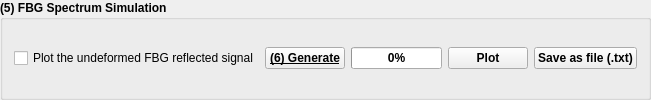
         <widget class="QGroupBox" name="groupBox_8">
          <property name="sizePolicy">
           <sizepolicy hsizetype="Preferred" vsizetype="Maximum">
            <horstretch>0</horstretch>
            <verstretch>0</verstretch>
           </sizepolicy>
          </property>
          <property name="font">
           <font>
            <weight>75</weight>
            <bold>true</bold>
           </font>
          </property>
          <property name="title">
           <string>(5) FBG Spectrum Simulation</string>
          </property>
          <layout class="QGridLayout" name="gridLayout_37">
           <item row="0" column="0">
            <layout class="QGridLayout" name="gridLayout_26">
             <item row="0" column="0" colspan="2">
              <widget class="QCheckBox" name="checkBox_UndeformedSignal">
               <property name="font">
                <font>
                 <weight>50</weight>
                 <bold>false</bold>
                </font>
               </property>
               <property name="text">
                <string>Plot the undeformed FBG reflected signal</string>
               </property>
              </widget>
             </item>
             <item row="0" column="4">
              <widget class="QPushButton" name="pushButton_PlotOSA">
               <property name="text">
                <string>Plot</string>
               </property>
              </widget>
             </item>
             <item row="0" column="2">
              <widget class="QPushButton" name="pushButton_OSAGenerate">
               <property name="font">
                <font>
                 <underline>true</underline>
                </font>
               </property>
               <property name="text">
                <string>(6) Generate</string>
               </property>
              </widget>
             </item>
             <item row="0" column="3">
              <widget class="QProgressBar" name="progressBar">
               <property name="value">
                <number>0</number>
               </property>
               <property name="invertedAppearance">
                <bool>false</bool>
               </property>
              </widget>
             </item>
             <item row="0" column="5">
              <widget class="QPushButton" name="pushButton_SaveasFileOSA">
               <property name="text">
                <string>Save as file (.txt)</string>
               </property>
              </widget>
             </item>
            </layout>
           </item>
          </layout>
         </widget>
